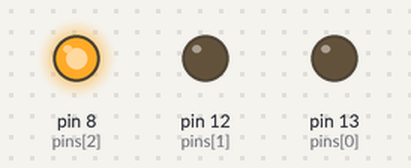
Simulated run of this sketch. Board: Arduino Uno, built with avr-gcc and run on an emulated ATmega328P. Parts: output pins drawn as LEDs (lit = HIGH).

Above: at 3.0 s.
At 4.2 s:
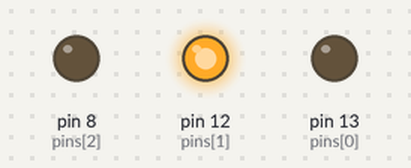
At 5.5 s:
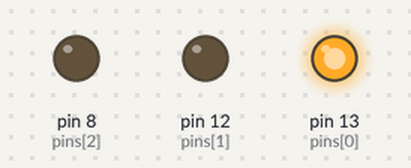
Timing chart, 0 to 7.9 s (numbered marks = the images above):
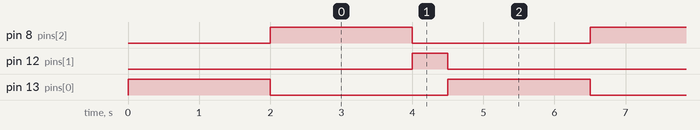

The sketch:

TrafficLight.ino
```cpp
// TrafficLight.ino
// Author: Sébastien Combéfis
// Version: April 3, 2016

const int configs[][4] = {
  {LOW, LOW, HIGH, 2000}, // red
  {LOW, HIGH, LOW, 500},  // orange
  {HIGH, LOW, LOW, 2000}  // green
};
const int pins[] = {13, 12, 8};
int state = 0;

void setup() {
  for (int i = 0; i < 3; i++) {
    pinMode(pins[i], OUTPUT);
  }
  digitalWrite(pins[0], HIGH);
  delay(configs[0][3]);
}

void loop() {
  for (int i = 0; i < 3; i++) {
    digitalWrite(pins[i], configs[state][i]);
  }
  delay(configs[state][3]);
  state = (state + 1) % 3;
}
```

Measured:
- by itself, pin 8 (pins[2]), pin 13 (pins[0]): alternates HIGH for 2.0 s and LOW for 2.5 s
- by itself, pin 12 (pins[1]): alternates HIGH for 0.50 s and LOW for 4.0 s
- by itself, everything shown: repeats every 4.5 s, in 3 steps
